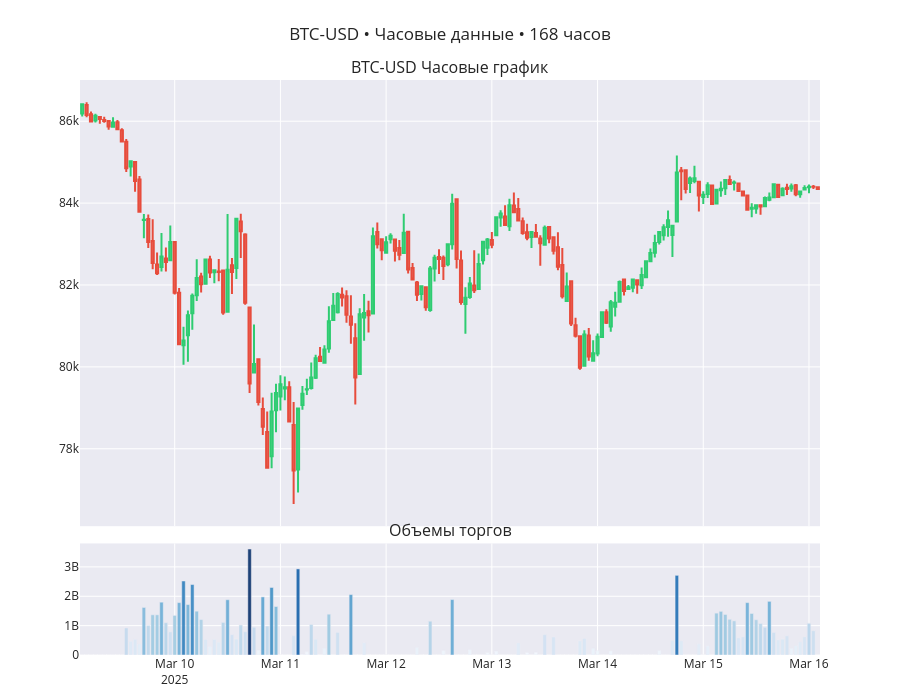

Source (notebook cell):
### Code cell
cryptos_viz.plot_candlestick_with_volume('BTC-USD', periods=24*7)

### Figure 1 — Plotly figure (JSON) as saved in the notebook; plotly's stock layout.template omitted (floating-point values rounded to 4 significant figures; data arrays with more than 128 entries replaced by an {"elided": "..."} marker saying what was removed)
{"data": [{"close": {"elided": "168 float values"}, "decreasing": {"line": {"color": "#E74C3C"}}, "high": {"elided": "168 float values"}, "increasing": {"line": {"color": "#2ECC71"}}, "low": {"elided": "168 float values"}, "name": "Цена", "open": {"elided": "168 float values"}, "type": "candlestick", "x": {"elided": "168 str values"}, "xaxis": "x", "yaxis": "y"}, {"marker": {"cmax": 3608076288, "cmin": 0, "color": {"elided": "168 int values"}, "colorscale": [[0, "rgb(247,251,255)"], [0.125, "rgb(222,235,247)"], [0.25, "rgb(198,219,239)"], [0.375, "rgb(158,202,225)"], [0.5, "rgb(107,174,214)"], [0.625, "rgb(66,146,198)"], [0.75, "rgb(33,113,181)"], [0.875, "rgb(8,81,156)"], [1, "rgb(8,48,107)"]], "opacity": 0.9}, "name": "Объем", "type": "bar", "x": {"elided": "168 str values"}, "xaxis": "x2", "y": {"elided": "168 int values"}, "yaxis": "y2"}], "layout": {"annotations": [{"font": {"size": 16}, "showarrow": false, "text": "BTC-USD Часовые график", "x": 0.5, "xanchor": "center", "xref": "paper", "y": 1, "yanchor": "bottom", "yref": "paper"}, {"font": {"size": 16}, "showarrow": false, "text": "Объемы торгов", "x": 0.5, "xanchor": "center", "xref": "paper", "y": 0.194, "yanchor": "bottom", "yref": "paper"}], "height": 700, "margin": {"b": 20, "t": 80}, "showlegend": false, "title": {"text": "BTC-USD • Часовые данные • 168 часов"}, "xaxis": {"anchor": "y", "domain": [0, 1], "matches": "x2", "rangeslider": {"visible": false}, "showticklabels": false, "tickformat": "%d.%m.%Y %H:%M"}, "xaxis2": {"anchor": "y2", "domain": [0, 1]}, "yaxis": {"anchor": "x", "domain": [0.224, 1]}, "yaxis2": {"anchor": "x2", "domain": [0, 0.194]}}}
